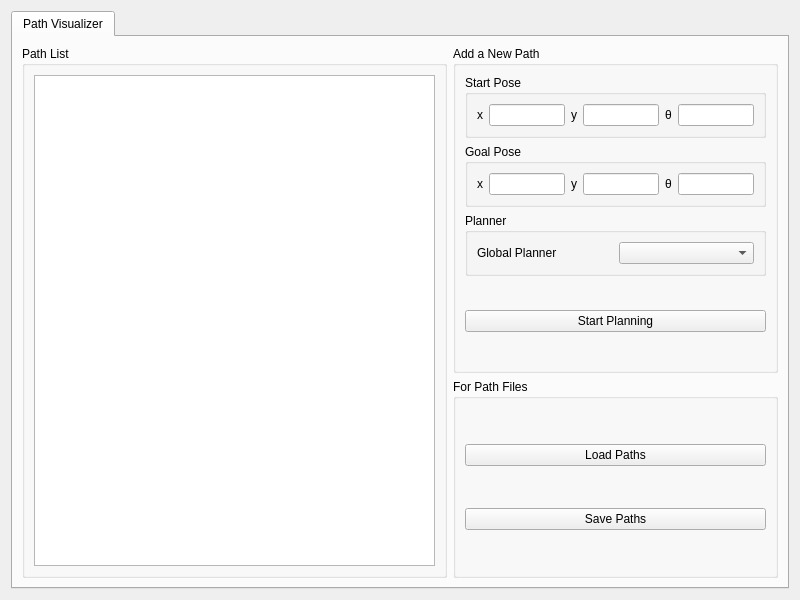
<?xml version="1.0" encoding="UTF-8"?>
<ui version="4.0">
 <class>RMPV</class>
 <widget class="QWidget" name="RMPV">
  <property name="geometry">
   <rect>
    <x>0</x>
    <y>0</y>
    <width>800</width>
    <height>600</height>
   </rect>
  </property>
  <property name="windowTitle">
   <string>RMPV - ROS Motion Planning Visualizer</string>
  </property>
  <layout class="QVBoxLayout" name="verticalLayout_main">
   <item>
    <widget class="QTabWidget" name="tabManager">
     <property name="minimumSize">
      <size>
       <width>100</width>
       <height>0</height>
      </size>
     </property>
     <property name="locale">
      <locale language="English" country="Australia"/>
     </property>
     <property name="currentIndex">
      <number>0</number>
     </property>
     <widget class="QWidget" name="tab_path">
      <attribute name="title">
       <string>Path Visualizer</string>
      </attribute>
      <layout class="QGridLayout" name="gridLayout_path">
       <item row="0" column="2" rowspan="2">
        <widget class="QGroupBox" name="groupBox_path_add">
         <property name="enabled">
          <bool>true</bool>
         </property>
         <property name="sizePolicy">
          <sizepolicy hsizetype="Preferred" vsizetype="Preferred">
           <horstretch>0</horstretch>
           <verstretch>0</verstretch>
          </sizepolicy>
         </property>
         <property name="maximumSize">
          <size>
           <width>325</width>
           <height>16777215</height>
          </size>
         </property>
         <property name="toolTip">
          <string/>
         </property>
         <property name="title">
          <string>Add a New Path</string>
         </property>
         <layout class="QVBoxLayout" name="verticalLayout_path_add">
          <item>
           <widget class="QGroupBox" name="groupBox_path_add_start">
            <property name="toolTip">
             <string>The start pose of the new path</string>
            </property>
            <property name="title">
             <string>Start Pose</string>
            </property>
            <layout class="QHBoxLayout" name="horizontalLayout_path_add_start">
             <item>
              <widget class="QLabel" name="label_path_add_start_x">
               <property name="text">
                <string>x</string>
               </property>
              </widget>
             </item>
             <item>
              <widget class="QLineEdit" name="lineEdit_path_add_start_x"/>
             </item>
             <item>
              <widget class="QLabel" name="label_path_add_start_y">
               <property name="text">
                <string>y</string>
               </property>
              </widget>
             </item>
             <item>
              <widget class="QLineEdit" name="lineEdit_path_add_start_y"/>
             </item>
             <item>
              <widget class="QLabel" name="label_path_add_start_theta">
               <property name="text">
                <string>θ</string>
               </property>
              </widget>
             </item>
             <item>
              <widget class="QLineEdit" name="lineEdit_path_add_start_theta"/>
             </item>
            </layout>
           </widget>
          </item>
          <item>
           <widget class="QGroupBox" name="groupBox_path_add_goal">
            <property name="toolTip">
             <string>The goal pose of the new path</string>
            </property>
            <property name="title">
             <string>Goal Pose</string>
            </property>
            <layout class="QHBoxLayout" name="horizontalLayout_path_add_goal">
             <item>
              <widget class="QLabel" name="label_path_add_goal_x">
               <property name="text">
                <string>x</string>
               </property>
              </widget>
             </item>
             <item>
              <widget class="QLineEdit" name="lineEdit_path_add_goal_x"/>
             </item>
             <item>
              <widget class="QLabel" name="label_path_add_goal_y">
               <property name="text">
                <string>y</string>
               </property>
              </widget>
             </item>
             <item>
              <widget class="QLineEdit" name="lineEdit_path_add_goal_y"/>
             </item>
             <item>
              <widget class="QLabel" name="label_path_add_goal_theta">
               <property name="text">
                <string>θ</string>
               </property>
              </widget>
             </item>
             <item>
              <widget class="QLineEdit" name="lineEdit_path_add_goal_theta"/>
             </item>
            </layout>
           </widget>
          </item>
          <item>
           <widget class="QGroupBox" name="groupBox_path_add_planner">
            <property name="toolTip">
             <string>The planner used to plan the new path</string>
            </property>
            <property name="title">
             <string>Planner</string>
            </property>
            <layout class="QHBoxLayout" name="horizontalLayout_path_add_planner">
             <item>
              <widget class="QLabel" name="label_path_add_planner_global">
               <property name="toolTip">
                <string/>
               </property>
               <property name="text">
                <string>Global Planner</string>
               </property>
              </widget>
             </item>
             <item>
              <widget class="QComboBox" name="comboBox_path_add_planner_global">
               <property name="toolTip">
                <string/>
               </property>
              </widget>
             </item>
            </layout>
           </widget>
          </item>
          <item>
           <spacer name="verticalSpacer_path_add_1">
            <property name="orientation">
             <enum>Qt::Vertical</enum>
            </property>
            <property name="sizeHint" stdset="0">
             <size>
              <width>20</width>
              <height>40</height>
             </size>
            </property>
           </spacer>
          </item>
          <item>
           <widget class="QPushButton" name="pushButton_path_add_add">
            <property name="toolTip">
             <string>Plan and add the configured path to the path list</string>
            </property>
            <property name="text">
             <string>Start Planning</string>
            </property>
           </widget>
          </item>
          <item>
           <spacer name="verticalSpacer_path_add_2">
            <property name="orientation">
             <enum>Qt::Vertical</enum>
            </property>
            <property name="sizeHint" stdset="0">
             <size>
              <width>20</width>
              <height>40</height>
             </size>
            </property>
           </spacer>
          </item>
         </layout>
        </widget>
       </item>
       <item row="0" column="0" rowspan="3" colspan="2">
        <widget class="QGroupBox" name="groupBox_path_list">
         <property name="sizePolicy">
          <sizepolicy hsizetype="Preferred" vsizetype="Preferred">
           <horstretch>0</horstretch>
           <verstretch>0</verstretch>
          </sizepolicy>
         </property>
         <property name="toolTip">
          <string/>
         </property>
         <property name="title">
          <string>Path List</string>
         </property>
         <layout class="QHBoxLayout" name="horizontalLayout_path_list">
          <item>
           <widget class="QTableView" name="tableView_path_list">
            <property name="sizePolicy">
             <sizepolicy hsizetype="Expanding" vsizetype="Expanding">
              <horstretch>0</horstretch>
              <verstretch>0</verstretch>
             </sizepolicy>
            </property>
            <property name="horizontalScrollBarPolicy">
             <enum>Qt::ScrollBarAsNeeded</enum>
            </property>
            <property name="sizeAdjustPolicy">
             <enum>QAbstractScrollArea::AdjustIgnored</enum>
            </property>
            <property name="editTriggers">
             <set>QAbstractItemView::NoEditTriggers</set>
            </property>
           </widget>
          </item>
         </layout>
        </widget>
       </item>
       <item row="2" column="2">
        <widget class="QGroupBox" name="groupBox_path_files">
         <property name="maximumSize">
          <size>
           <width>325</width>
           <height>16777215</height>
          </size>
         </property>
         <property name="toolTip">
          <string/>
         </property>
         <property name="title">
          <string>For Path Files</string>
         </property>
         <layout class="QVBoxLayout" name="verticalLayout_path_files">
          <item>
           <spacer name="verticalSpacer_path_files_1">
            <property name="orientation">
             <enum>Qt::Vertical</enum>
            </property>
            <property name="sizeHint" stdset="0">
             <size>
              <width>20</width>
              <height>40</height>
             </size>
            </property>
           </spacer>
          </item>
          <item>
           <widget class="QPushButton" name="pushButton_path_files_load">
            <property name="toolTip">
             <string>Load some .json path data files and append them to the path list</string>
            </property>
            <property name="text">
             <string>Load Paths</string>
            </property>
           </widget>
          </item>
          <item>
           <spacer name="verticalSpacer_path_files_2">
            <property name="orientation">
             <enum>Qt::Vertical</enum>
            </property>
            <property name="sizeHint" stdset="0">
             <size>
              <width>20</width>
              <height>40</height>
             </size>
            </property>
           </spacer>
          </item>
          <item>
           <widget class="QPushButton" name="pushButton_path_files_save">
            <property name="toolTip">
             <string>Save selected paths data into a .json file</string>
            </property>
            <property name="text">
             <string>Save Paths</string>
            </property>
           </widget>
          </item>
          <item>
           <spacer name="verticalSpacer_path_files_3">
            <property name="orientation">
             <enum>Qt::Vertical</enum>
            </property>
            <property name="sizeHint" stdset="0">
             <size>
              <width>20</width>
              <height>40</height>
             </size>
            </property>
           </spacer>
          </item>
         </layout>
        </widget>
       </item>
      </layout>
     </widget>
    </widget>
   </item>
  </layout>
 </widget>
 <tabstops>
  <tabstop>tabManager</tabstop>
  <tabstop>tableView_path_list</tabstop>
  <tabstop>lineEdit_path_add_start_x</tabstop>
  <tabstop>lineEdit_path_add_start_y</tabstop>
  <tabstop>lineEdit_path_add_start_theta</tabstop>
  <tabstop>lineEdit_path_add_goal_x</tabstop>
  <tabstop>lineEdit_path_add_goal_y</tabstop>
  <tabstop>lineEdit_path_add_goal_theta</tabstop>
  <tabstop>comboBox_path_add_planner_global</tabstop>
  <tabstop>pushButton_path_add_add</tabstop>
  <tabstop>pushButton_path_files_load</tabstop>
  <tabstop>pushButton_path_files_save</tabstop>
 </tabstops>
 <resources/>
 <connections/>
</ui>
